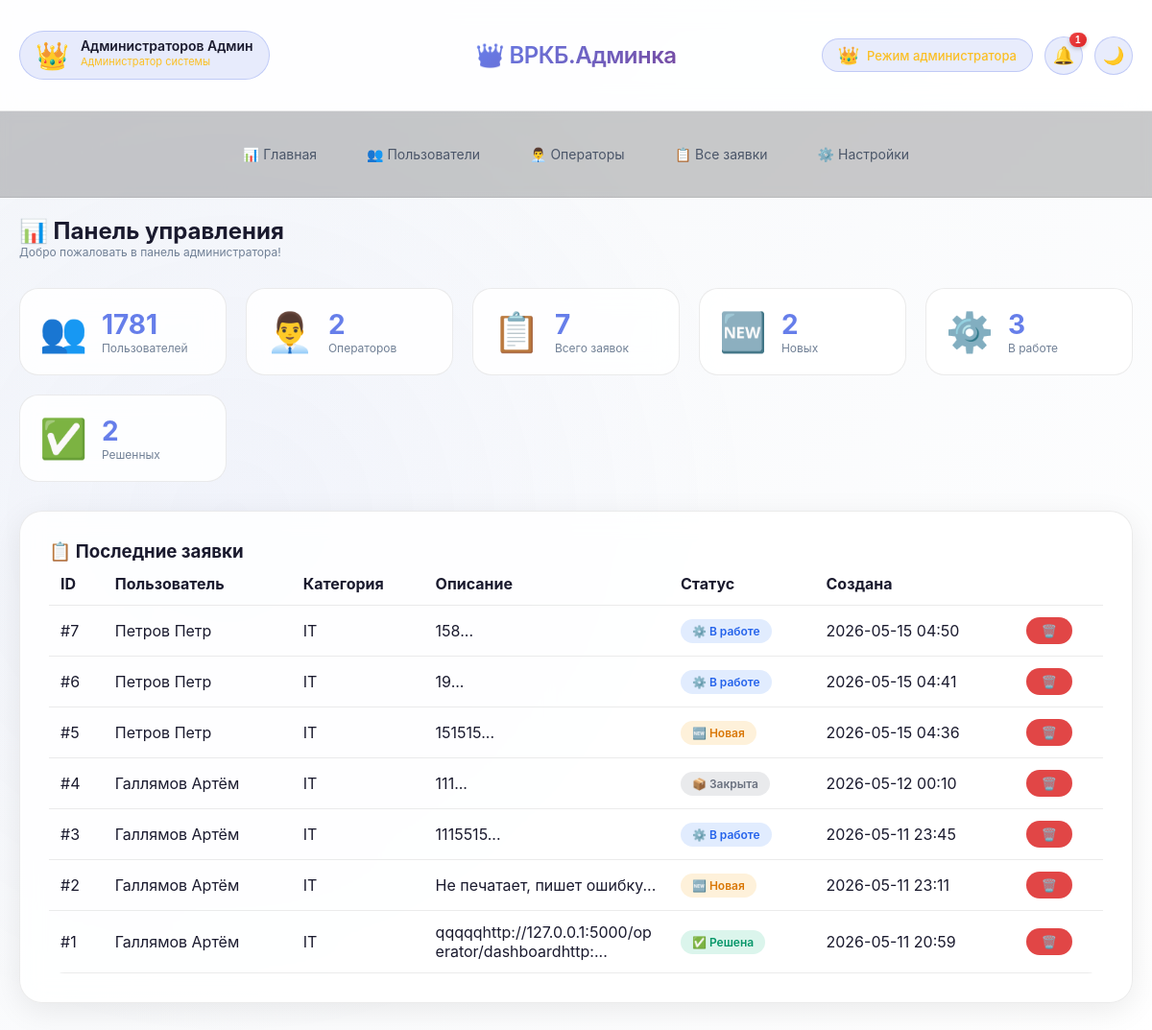
Screenshot of /admin/dashboard (signed in) with the database file from the repository.
### tables this page shows
CREATE TABLE tickets (
        id INTEGER PRIMARY KEY AUTOINCREMENT,
        user_id INTEGER NOT NULL,
        subject TEXT,
        description TEXT NOT NULL,
        status TEXT DEFAULT 'new',
        priority TEXT DEFAULT 'medium',
        operator_answer TEXT,
        created_at TEXT NOT NULL,
        updated_at TEXT,
        completed_at TEXT,
        assigned_to INTEGER,
        category TEXT,
        problem_type TEXT,
        location TEXT,
        office TEXT,
        assistant_id TEXT,
        printer_manufacturer TEXT,
        printer_model TEXT,
        printer_problem TEXT,
        FOREIGN KEY (user_id) REFERENCES users (id),
        FOREIGN KEY (assigned_to) REFERENCES operators (id)
    );

CREATE TABLE users (
        id INTEGER PRIMARY KEY AUTOINCREMENT,
        username TEXT UNIQUE NOT NULL,
        email TEXT UNIQUE NOT NULL,
        password TEXT NOT NULL,
        last_name TEXT,
        first_name TEXT,
        middle_name TEXT,
        post TEXT,
        phone TEXT,
        created_at TEXT NOT NULL,
        is_admin INTEGER DEFAULT 0
    , department TEXT);

### app.py (the view)
    def decorated_function(*args, **kwargs):
        if not session.get('admin_logged_in'):
            flash('Доступ только для администраторов', 'danger')
            return redirect(url_for('admin_login'))
        return f(*args, **kwargs)

### app.py (called while the page is built, shortened)
def get_db_connection():
    conn = sqlite3.connect('databases/database_helpdesk.db', timeout=20)
    conn.row_factory = sqlite3.Row
    conn.execute('PRAGMA journal_mode=WAL')
    conn.execute('PRAGMA synchronous=NORMAL')
    return conn

def admin_required(f):
    def decorated_function(*args, **kwargs):
        if not session.get('admin_logged_in'):
            flash('Доступ только для администраторов', 'danger')
            return redirect(url_for('admin_login'))
        return f(*args, **kwargs)
    decorated_function.__name__ = f.__name__
    return decorated_function

@app.context_processor
def inject_user():
    user_info = {}
    return {'user': user_info}

### templates/admins/admin_dashboard.html (shortened to what this page needs)
{% extends "admins/base_admin.html" %}
{% block content %}
<h2>📊 Панель управления</h2>
<p class="text-muted">Добро пожаловать в панель администратора!</p>
<div class="stats-grid">
    <div class="stat-card">
        <div class="stat-icon">👥</div>
        <div class="stat-info">
            <div class="stat-value">{{ total_users }}</div>
            <div class="stat-label">Пользователей</div>
        </div>
    </div>
    <div class="stat-card">
        <div class="stat-icon">👨‍💼</div>
        <div class="stat-info">
            <div class="stat-value">{{ total_operators }}</div>
            <div class="stat-label">Операторов</div>
        </div>
    </div>
    <div class="stat-card">
        <div class="stat-icon">📋</div>
        <div class="stat-info">
            <div class="stat-value">{{ total_tickets }}</div>
            <div class="stat-label">Всего заявок</div>
        </div>
    </div>
    <div class="stat-card">
        <div class="stat-icon">🆕</div>
        <div class="stat-info">
            <div class="stat-value">{{ new_tickets }}</div>
            <div class="stat-label">Новых</div>
        </div>
    </div>
    <div class="stat-card">
        <div class="stat-icon">⚙️</div>
        <div class="stat-info">
            <div class="stat-value">{{ in_progress }}</div>
            <div class="stat-label">В работе</div>
        </div>
    </div>
    <div class="stat-card">
        <div class="stat-icon">✅</div>
        <div class="stat-info">
            <div class="stat-value">{{ resolved }}</div>
            <div class="stat-label">Решенных</div>
        </div>
    </div>
</div>
<div class="card" style="margin-top: 20px;">
    <h3>📋 Последние заявки</h3>
    <div class="table-responsive">
        <table class="admin-table">
            <thead>
            <tr>
                <th>ID</th>
                <th>Пользователь</th>
                <th>Категория</th>
                <th>Описание</th>
                <th>Статус</th>
                <th>Создана</th>
                <th></th>
            </tr>
            </thead>
            <tbody>
            {% for ticket in recent_tickets %}
            <tr>
                <td>#{{ ticket.id }}</td>
                <td>{{ ticket.last_name }} {{ ticket.first_name }}</td>
                <td>{{ ticket.category }}</td>
                <td class="ticket-desc-preview">{{ ticket.description[:50] }}...</td>
                <td>
                        <span class="status-badge status-{{ ticket.status }}">
                            {% if ticket.status == 'new' %}🆕 Новая
                            {% elif ticket.status == 'in_progress' %}⚙️ В работе
                            {% elif ticket.status == 'resolved' %}✅ Решена
                            {% else %}📦 Закрыта{% endif %}
                        </span>
                </td>
                <td>{{ ticket.created_at[:16] }}</td>
                <td>
                    <a href="{{ url_for('admin_ticket_delete', ticket_id=ticket.id) }}" class="btn btn-sm btn-danger" onclick="return confirm('Удалить заявку?')">🗑️</a>
                </td>
            </tr>
            {% endfor %}
            </tbody>
        </table>
    </div>
</div>
{% endblock %}

### static/style.css (style rules this page uses)
:root { --bg-gradient-start: #f5f7fa; --bg-gradient-end: #ffffff; --glass-bg: rgba(255, 255, 255, 0.85); --glass-bg-dark: rgba(0, 0, 0, 0.75); --glass-border: rgba(0, 0, 0, 0.08); --glass-shadow: 0 8px 32px 0 rgba(0, 0, 0, 0.08); --shadow-sm: 0 2px 8px rgba(0, 0, 0, 0.04); --shadow-md: 0 4px 20px rgba(0, 0, 0, 0.06); --shadow-lg: 0 12px 32px rgba(0, 0, 0, 0.1); --shadow-glow: 0 0 20px rgba(102, 126, 234, 0.15); --text-primary: #1a1a2e; --text-secondary: #4a5568; --text-muted: #718096; --blur-amount: 12px; --border-radius: 24px; --accent-color: #667eea; --accent-hover: #5a67d8; }
* { margin: 0; padding: 0; box-sizing: border-box; }
body { font-family: -apple-system, 'Segoe UI', 'SF Pro Text', 'Helvetica Neue', sans-serif; background: linear-gradient(135deg, var(--bg-gradient-start), var(--bg-gradient-end)); min-height: 100vh; color: var(--text-primary); transition: all 0.3s ease; position: relative; }
body::before { content: ''; position: fixed; top: 0; left: 0; width: 100%; height: 100%; background: radial-gradient(circle at 20% 50%, rgba(102,126,234,0.05) 0%, transparent 50%); pointer-events: none; z-index: 0; }
.glass-card, .card { background: var(--glass-bg); backdrop-filter: blur(var(--blur-amount)); -webkit-backdrop-filter: blur(var(--blur-amount)); border-radius: var(--border-radius); border: 1px solid var(--glass-border); box-shadow: var(--glass-shadow); padding: 30px; margin-bottom: 20px; transition: all 0.4s cubic-bezier(0.4, 0, 0.2, 1); animation: fadeInUp 0.5s ease-out; }
.btn { padding: 12px 28px; border: none; border-radius: 40px; font-size: 15px; font-weight: 500; cursor: pointer; transition: all 0.3s cubic-bezier(0.4, 0, 0.2, 1); display: inline-block; text-decoration: none; text-align: center; }
.btn-danger { background: rgba(220, 38, 38, 0.85); color: white; }
.btn-sm { padding: 6px 16px; font-size: 13px; }
.table-responsive { overflow-x: auto; border-radius: 16px; }
.status-badge { padding: 5px 12px; border-radius: 30px; font-size: 12px; font-weight: 600; display: inline-block; }
.status-new { background: rgba(245, 158, 11, 0.15); color: #d97706; }
.status-in_progress { background: rgba(59, 130, 246, 0.15); color: #2563eb; }
.status-resolved { background: rgba(16, 185, 129, 0.15); color: #059669; }
.status-closed { background: rgba(107, 114, 128, 0.15); color: #6b7280; }
.text-muted { color: var(--text-muted); font-size: 12px; }

### templates/admins/admin_dashboard.html (style rules this page uses)
.stats-grid { display: grid; grid-template-columns: repeat(auto-fit, minmax(180px, 1fr)); gap: 20px; margin: 30px 0; }
.stat-card { background: var(--glass-bg); backdrop-filter: blur(var(--blur-amount)); border-radius: 20px; padding: 20px; display: flex; align-items: center; gap: 15px; border: 1px solid var(--glass-border); transition: all 0.3s ease; }
.stat-icon { font-size: 40px; }
.stat-info { flex: 1; }
.stat-value { font-size: 28px; font-weight: 700; color: var(--accent-color); }
.stat-label { font-size: 12px; color: var(--text-muted); }
.admin-table { width: 100%; border-collapse: collapse; }
.admin-table th, .admin-table td { padding: 12px; text-align: left; border-bottom: 1px solid var(--glass-border); }
.ticket-desc-preview { max-width: 200px; word-break: break-word; }

### rows the page displays
tickets: id "7", last_name "Петров", first_name "Петр", category "IT", description "158", status "⚙️ В работе", created_at "2026-05-15 04:50"
tickets: id "6", last_name "Петров", first_name "Петр", category "IT", description "19", status "⚙️ В работе", created_at "2026-05-15 04:41"
tickets: id "5", last_name "Петров", first_name "Петр", category "IT", description "151515", status "🆕 Новая", created_at "2026-05-15 04:36"
tickets: id "4", last_name "Галлямов", first_name "Артём", category "IT", description "111", status "📦 Закрыта", created_at "2026-05-12 00:10"
tickets: id "3", last_name "Галлямов", first_name "Артём", category "IT", description "1115515", status "⚙️ В работе", created_at "2026-05-11 23:45"
tickets: id "2", last_name "Галлямов", first_name "Артём", category "IT", description "Не печатает, пишет ошибку", status "🆕 Новая", created_at "2026-05-11 23:11"
tickets: id "1", last_name "Галлямов", first_name "Артём", category "IT", description "qqqqqhttp://127.0.0.1:5000/operator/dashboardhttp:", status "✅ Решена", created_at "2026-05-11 20:59"

### other values shown
{{ session.admin_full_name or session.admin_username or 'Администратор' }} "Администраторов Админ"
{{ total_users }} "1781"
{{ total_operators }} "2"
{{ total_tickets }} "7"
{{ new_tickets }} "2"
{{ in_progress }} "3"
{{ resolved }} "2"
